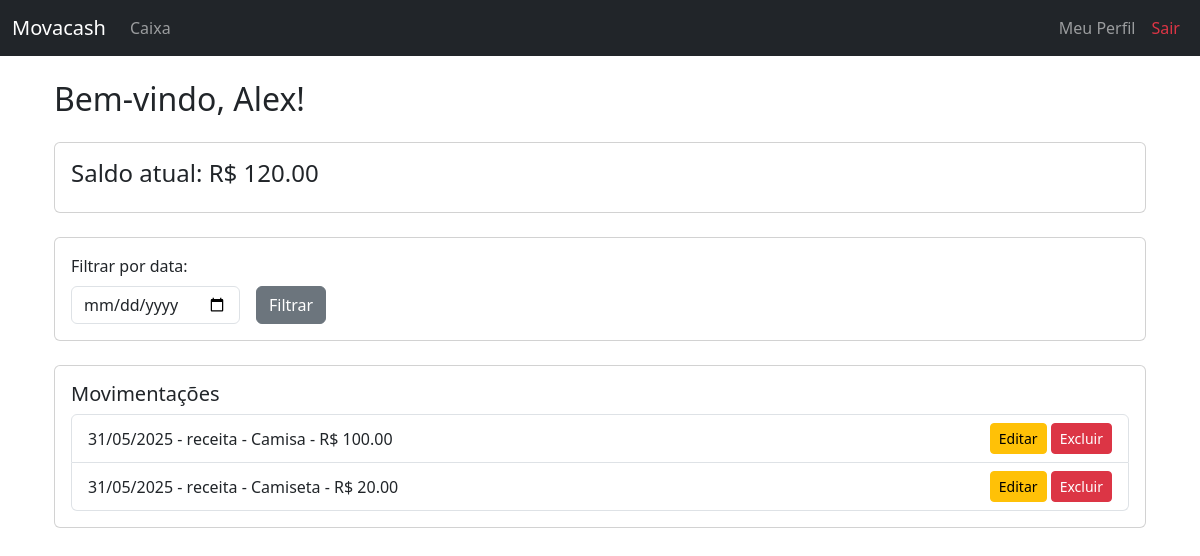
Before: /dashboard (signed in) with the older database file.
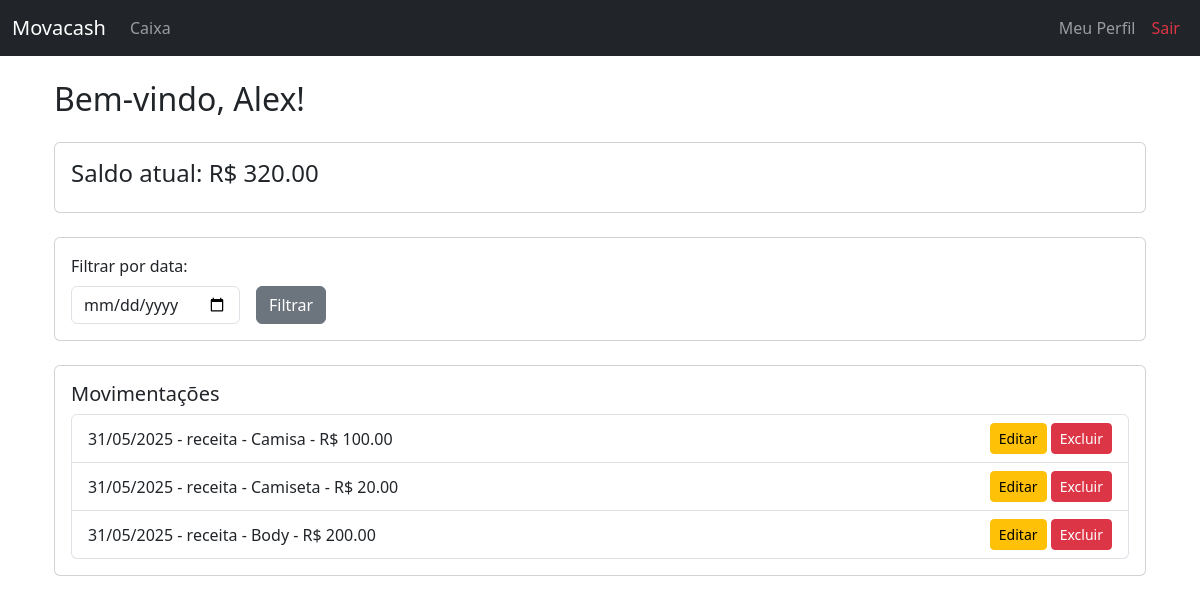
After: the same page with the newer database file.
### app/models.py (models this page shows)
class Usuario(db.Model):
    id = db.Column(db.Integer, primary_key=True)
    nome = db.Column(db.String(100), nullable=False)
    email = db.Column(db.String(100), unique=True, nullable=False)
    senha = db.Column(db.String(100), nullable=False)
    tipo = db.Column(db.String(20), nullable=False, default='vendedor')

class Movimentacao(db.Model):
    id = db.Column(db.Integer, primary_key=True)
    tipo = db.Column(db.String(10), nullable=False)  # receita ou despesa
    categoria = db.Column(db.String(50), nullable=False)
    valor = db.Column(db.Float, nullable=False)
    data = db.Column(db.Date, nullable=False)
    usuario_id = db.Column(db.Integer, db.ForeignKey('usuario.id'))
    usuario = db.relationship('Usuario', backref='movimentacoes')  # ← ESSA LINHA É ESSENCIAL

### app/routes.py (the view, shortened to what this page needs)
@bp.route('/dashboard', methods=['GET', 'POST'])
@login_obrigatorio
def dashboard():
    usuario_id = session['usuario_id']
    usuario = Usuario.query.get(usuario_id)
    if usuario.tipo == 'admin':
        movimentacoes = db.session.query(Movimentacao).options(joinedload(Movimentacao.usuario)).order_by(Movimentacao.data.desc()).all()
    else:
        movimentacoes = Movimentacao.query.filter_by(usuario_id=usuario_id).order_by(Movimentacao.data.desc()).all()
    saldo = sum(m.valor if m.tipo == 'receita' else -m.valor for m in movimentacoes)
    mov_list = [
        (m.tipo, m.categoria, m.valor, m.data, m.id, m.usuario.nome if usuario.tipo == 'admin' else None)
        for m in movimentacoes
    ]
    return render_template('dashboard.html', usuario=usuario.nome, saldo=saldo, movimentacoes=mov_list)

### app/utils.py (called while the page is built)
def login_obrigatorio(f):
    @wraps(f)
    def decorated_function(*args, **kwargs):
        if 'usuario_id' not in session:
            return redirect(url_for('main.login'))
        return f(*args, **kwargs)
    return decorated_function

### app/templates/dashboard.html (shortened to what this page needs)
{% extends "base.html" %}
{% block content %}
<div class="container mt-4">
    <h2 class="mb-4">Bem-vindo, {{ usuario }}!</h2>
    <div class="card mb-4">
        <div class="card-body">
            <h4 class="card-title">Saldo atual: R$ {{ "%.2f"|format(saldo) }}</h4>
        </div>
    </div>
    <div class="card mb-4">
        <div class="card-body">
            <form method="GET" class="row g-3 align-items-end">
                <div class="col-auto">
                    <label class="form-label">Filtrar por data:</label>
                    <input type="date" name="filtro_data" class="form-control" value="{{ filtro_data }}">
                </div>
                <div class="col-auto">
                    <button type="submit" class="btn btn-secondary">Filtrar</button>
                </div>
            </form>
        </div>
    </div>
    <div class="card">
        <div class="card-body">
            <h5 class="card-title">Movimentações</h5>
            {% if movimentacoes %}
                <ul class="list-group">
                    {% for tipo, categoria, valor, data, id, dono in movimentacoes %}
                        <li class="list-group-item d-flex justify-content-between align-items-center">
                            <div>
                                {{ data.strftime('%d/%m/%Y') }} - {{ tipo }} - {{ categoria }} - R$ {{ "%.2f"|format(valor) }}
                            </div>
                            <span>
                                <a href="{{ url_for('main.editar_movimentacao', id=id) }}" class="btn btn-sm btn-warning">Editar</a>
                                <a href="{{ url_for('main.excluir_movimentacao', id=id) }}"
                                   class="btn btn-sm btn-danger"
                                   onclick="return confirm('Tem certeza que deseja excluir esta movimentação?');">
                                    Excluir
                                </a>
                            </span>
                        </li>
                    {% endfor %}
                </ul>
            {% else %}
                <p class="text-muted">Nenhuma movimentação registrada para essa data.</p>
            {% endif %}
        </div>
    </div>
</div>
{% endblock %}

### app/templates/base.html (shortened to what this page needs)
<!DOCTYPE html>
<html lang="pt-br">
<head>
    <link href="https://cdn.jsdelivr.net/npm/bootstrap@5.3.0/dist/css/bootstrap.min.css" rel="stylesheet">
</head>
<body>
    <nav class="navbar navbar-expand-lg navbar-dark bg-dark fixed-top">
        <div class="container-fluid">
            <a class="navbar-brand" href="{% if session.tipo == 'admin' %}{{ url_for('main.dashboard') }}{% else %}{{ url_for('main.caixa') }}{% endif %}">Movacash</a>
            <div class="collapse navbar-collapse" id="navbarNav">
                <ul class="navbar-nav me-auto">
                    {% if session.tipo == 'admin' %}
                        <li class="nav-item">
                            <a class="nav-link" href="{{ url_for('main.dashboard') }}">Dashboard</a>
                        </li>
                        <li class="nav-item">
                            <a class="nav-link" href="{{ url_for('main.contas') }}">Contas</a>
                        </li>
                        <li class="nav-item">
                            <a class="nav-link" href="{{ url_for('main.relatorios') }}">Relatórios</a>
                        </li>
                        <li class="nav-item">
                            <a class="nav-link" href="{{ url_for('main.cadastrar_usuario') }}">Usuários</a>
                        </li>
                    {% elif session.tipo == 'vendedor' %}
                        <li class="nav-item">
                            <a class="nav-link" href="{{ url_for('main.caixa') }}">Caixa</a>
                        </li>
                    {% endif %}
                </ul>
                <ul class="navbar-nav ms-auto">
                    <li class="nav-item">
                        <a class="nav-link" href="{{ url_for('main.perfil') }}">Meu Perfil</a>
                    </li>
                    <li class="nav-item">
                        <a class="nav-link text-danger" href="{{ url_for('main.logout') }}">Sair</a>
                    </li>
                </ul>
            </div>
        </div>
    </nav>
    <div class="container" style="margin-top: 80px;">
        {% block content %}{% endblock %}
    </div>
</body>
</html>

Changed rows visible on the page:
added Movimentacao: strftime "31/05/2025", tipo "receita", categoria "Body", valor "200.00"
Other visible differences:
{{ "%.2f"|format(saldo) }}: "120.00" → "320.00"
